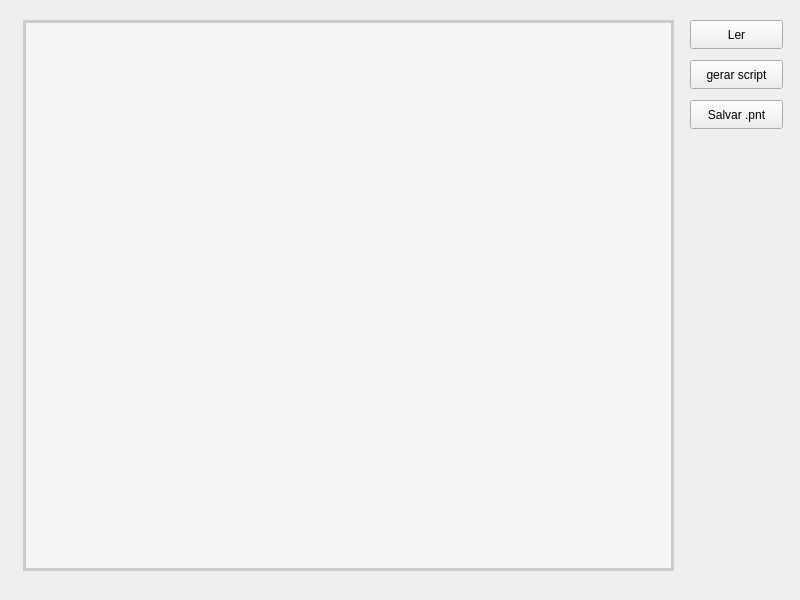
<?xml version="1.0" encoding="UTF-8"?>
<ui version="4.0">
 <class>Edita</class>
 <widget class="QMainWindow" name="Edita">
  <property name="geometry">
   <rect>
    <x>0</x>
    <y>0</y>
    <width>800</width>
    <height>600</height>
   </rect>
  </property>
  <property name="windowTitle">
   <string>Edita</string>
  </property>
  <widget class="QWidget" name="centralwidget">
   <widget class="QPushButton" name="pbSalvar">
    <property name="geometry">
     <rect>
      <x>690</x>
      <y>100</y>
      <width>93</width>
      <height>29</height>
     </rect>
    </property>
    <property name="text">
     <string>Salvar .pnt</string>
    </property>
   </widget>
   <widget class="QPushButton" name="pbLer">
    <property name="geometry">
     <rect>
      <x>690</x>
      <y>20</y>
      <width>93</width>
      <height>29</height>
     </rect>
    </property>
    <property name="text">
     <string>Ler</string>
    </property>
   </widget>
   <widget class="QPlainTextEdit" name="ptePontos">
    <property name="geometry">
     <rect>
      <x>23</x>
      <y>20</y>
      <width>651</width>
      <height>551</height>
     </rect>
    </property>
    <property name="styleSheet">
     <string notr="true">QPlainTextEdit {
    font-family: 'Consolas', 'Courier New', monospace;
    font-size: 10pt;
    background-color: #f5f5f5;
    color: #333;
    border: 3px solid #ccc;
}
</string>
    </property>
   </widget>
   <widget class="QPushButton" name="pbScr">
    <property name="geometry">
     <rect>
      <x>690</x>
      <y>60</y>
      <width>93</width>
      <height>29</height>
     </rect>
    </property>
    <property name="text">
     <string>gerar script</string>
    </property>
   </widget>
  </widget>
 </widget>
 <resources/>
 <connections/>
</ui>
